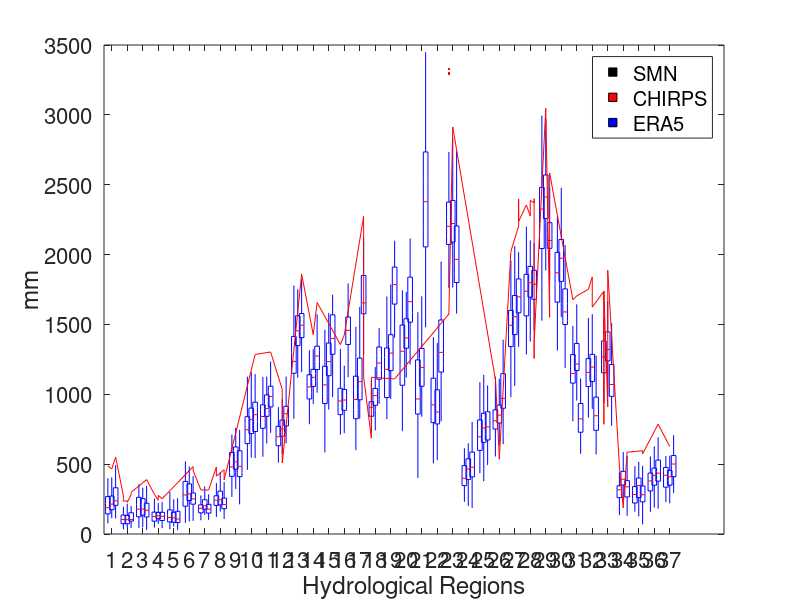

Reproduce this figure in MATLAB.
% Program that generates comparative boxplot figures for 3 datasets of
% precipitation

load PPT_CHIRPS_81_24.mat
load PPT_ERA_81_24.mat 
load PPT_SMN_81_24.mat

%% Boxplot for multiple HRs in the same figure
names = {'SMN', 'CHIRPS', 'ERA5'};

qq = 25;          % fortnight
nRH = 37;         % number of regions
ny = 44;          % years

% -------------------------------------------------
% BUILD MATRIX FOR BOXPLOT
% -------------------------------------------------
bd_all = nan(ny, 3*nRH);

for RH = 1:nRH

    SMN    = PPT_SMN_81_24(qq,1:ny,RH)';
    CHIRPS = PPT_CHIRPS_81_24(qq,1:ny,RH)';
    ERA    = PPT_ERA_81_24_corr(qq,1:ny,RH)';

    cols = (RH-1)*3 + (1:3);

    bd_all(:,cols) = [SMN, CHIRPS, ERA];

end

% -------------------------------------------------
% POSITIONS FOR GROUPING THE BOXES
% -------------------------------------------------
pos = [];

for RH = 1:nRH
    base = (RH-1)*4;      % leaves space between regions
    pos  = [pos base + (1:3)];
end

% -------------------------------------------------
% FIGURE
% -------------------------------------------------
figure
boxplot(bd_all, ...
    'Positions', pos, ...
    'Widths', 0.6, ...
    'Symbol','k.');

ylabel('mm')
%title(sprintf('Annual accumulated precipitation 1981-2024'))
set(gca,'FontSize',16)

% -------------------------------------------------
% X-AXIS LABELS = HR
% -------------------------------------------------
xticks( mean(reshape(pos,3,[]) ) )
xticklabels(1:nRH)
xlabel('Hydrological Regions')

% -------------------------------------------------
% CUSTOM COLORS
% -------------------------------------------------
colors = [
    0 0 0      % SMN
    1 0 0      % CHIRPS
    0 0 1      % ERA5
];

boxes = findobj(gca,'Tag','Box');
boxes = flipud(boxes);

for i = 1:length(boxes)

    c = colors( mod(i-1,3)+1 , : );

    patch( ...
        get(boxes(i),'XData'), ...
        get(boxes(i),'YData'), ...
        c, ...
        'FaceAlpha',0.7, ...
        'EdgeColor','k', ...
        'LineWidth',1.2);

end

% -------------------------------------------------
% MEDIANS IN MAGENTA
% -------------------------------------------------
medians = findobj(gca,'Tag','Median');

for i = 1:length(medians)
    set(medians(i), ...
        'Color',[0 0 0], ...
        'LineWidth',2);
end

% -------------------------------------------------
% LEGEND
% -------------------------------------------------
hold on

h = zeros(3,1);
for i = 1:3
    h(i) = plot(nan,nan,'s', ...
        'MarkerFaceColor',colors(i,:), ...
        'MarkerEdgeColor','k');
end

legend(h, names, 'Location','best')

hold off
%Save
nombre_archivo = sprintf( ...
    'Boxplot_Precip.png');

exportgraphics(gcf, nombre_archivo, ...
    'Resolution',600, ...
    'BackgroundColor','white');
